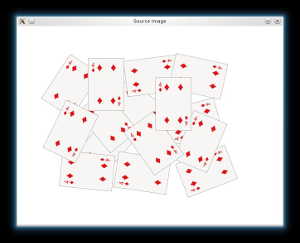
//> input picture day6/distance_transform/cards.jpeg, 300 x 243 px
$ ./DistanceTransformSegmentation cards.jpeg   (built with g++ and OpenCV 4)
//> lines starting //> are read from the running program, lines starting //| are printed output that depends on the picture; after the words box and inside, x2 and y2 are one past the last pixel; in counts of white or black regions, pixels touching at a corner belong together
#include <opencv2/imgcodecs.hpp>
#include <opencv2/imgproc.hpp>
#include <opencv2/highgui.hpp>
#include <iostream>

using namespace cv;
using namespace std;

int main(int argc, char* argv[]){
    CommandLineParser parser(argc, argv, "{@input | cards.jpeg | input image}");
    Mat src = imread(samples::findFile(parser.get<String>("@input")));
//> src is the input picture: 243 rows x 300 cols, CV_8UC3; mean B, G, R 193.9, 192.8, 193.3

    if(src.empty()){
        cout << "Could not open and find the image!\n" << endl;
        return -1;
    }

    imshow("Source", src);

    Mat mask;
    inRange(src, Scalar(255, 255, 255), Scalar(255, 255, 255), mask);
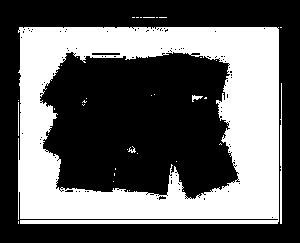
//> mask: 243 rows x 300 cols, CV_8UC1; 38.2% white; 37 white regions (32 under 20 px), largest, box (x1, y1, x2, y2) and area: (18, 27, 279, 224) 27452, (280, 83, 282, 224) 237, (192, 95, 203, 102) 38, (18, 102, 19, 136) 34, (128, 146, 136, 153) 24
    src.setTo(Scalar(0, 0, 0), mask);

    imshow("Black Background Image: ", src);

    Mat kernel  = (Mat_<float>(3, 3) <<
                    1, 1, 1,
                    1, -8, 1,
                    1, 1, 1);

    Mat imgLaplacian;
    filter2D(src, imgLaplacian, CV_32F, kernel);
    Mat sharp;
    src.convertTo(sharp, CV_32F);
    Mat imgResult = sharp - imgLaplacian;
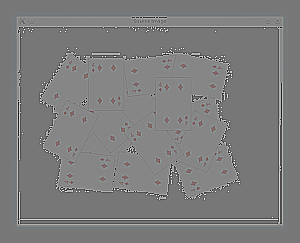
//> imgResult: 243 rows x 300 cols, CV_32FC3; mean B, G, R 96.5, 95.3, 95.9; drawn with min black and max white

    imgResult.convertTo(imgResult, CV_8UC3);
//> imgResult: 243 rows x 300 cols, CV_8UC3
    imgLaplacian.convertTo(imgLaplacian, CV_8UC3);
//> imgLaplacian: 243 rows x 300 cols, CV_8UC3

    // imshow("Laplacian Filter Image", imgLaplacian);
    imshow("Result Image", imgResult);

    Mat bw;
    cvtColor(imgResult, bw, COLOR_BGR2GRAY);
    threshold(bw, bw, 40, 255, THRESH_BINARY | THRESH_OTSU);
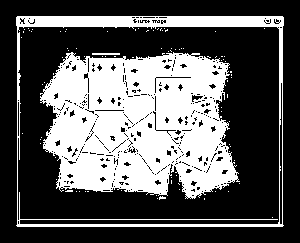
//> bw: 243 rows x 300 cols, CV_8UC1; 36.1% white; 92 white regions (89 under 20 px), largest, box (x1, y1, x2, y2) and area: (40, 52, 240, 199) 21279, (16, 16, 284, 227) 4841, (92, 53, 120, 55) 56
    // imshow("Binary Image: ", bw);

    Mat dist;
    distanceTransform(bw, dist, DIST_L2, 3);

    normalize(dist, dist, 0, 1.0, NORM_MINMAX);
    // imshow("Distance Transform Image: ", dist);

    threshold(dist, dist, 0.4, 1.0, THRESH_BINARY);
//> dist: 243 rows x 300 cols, CV_32FC1; values 0 (black) and 1 (white), 5.5% white; 17 white regions (4 under 20 px), largest, box (x1, y1, x2, y2) and area: (162, 91, 188, 116) 409, (95, 72, 121, 97) 397, (74, 159, 99, 185) 394

    Mat kernel1 = Mat::ones(3, 3, CV_8U);
    dilate(dist, dist, kernel1);
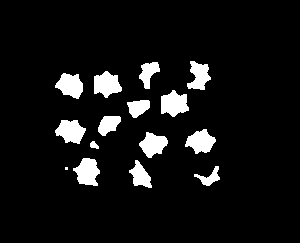
//> dist: 243 rows x 300 cols, CV_32FC1; values 0 (black) and 1 (white), 7.5% white; 15 white regions (1 under 20 px), largest, box (x1, y1, x2, y2) and area: (161, 90, 189, 117) 527, (94, 71, 122, 98) 511, (73, 158, 100, 186) 510
    // imshow("Peaks: ", dist);

    Mat dist_8u;
    dist.convertTo(dist_8u,CV_8U);
//> dist_8u: 243 rows x 300 cols, CV_8UC1; values 0 (black) and 1 (white), 7.5% white; 15 white regions (1 under 20 px)

    vector<vector<Point> > contours;
    findContours(dist_8u, contours, RETR_EXTERNAL, CHAIN_APPROX_SIMPLE);
//> contours = 15 contours, 1 with area under 20; largest, box (x1, y1, x2, y2) and area: (161, 90, 189, 117) 482, (94, 71, 122, 98) 468, (73, 158, 100, 186) 466, (55, 120, 86, 144) 458, (55, 73, 83, 99) 446

    Mat markers = Mat::zeros(dist.size(), CV_32S);

    for(size_t i = 0; i < contours.size(); i++){
        drawContours(markers, contours, static_cast<int>(i), Scalar(static_cast<int>(i) + 1), -1);
    }
//> this loop made 15 passes
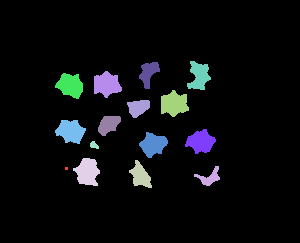
//> markers: 243 rows x 300 cols, CV_32SC1; 16 distinct labels, from 0 to 15; one colour per label, 0 black

    circle(markers, Point(5, 5), 3, Scalar(255), -1);
//> markers: 243 rows x 300 cols, CV_32SC1; 17 distinct labels, from 0 to 255
    Mat markers8u;
    markers.convertTo(markers8u, CV_8U, 10);
    // imshow("Markers", markers8u);

    watershed(imgResult, markers);
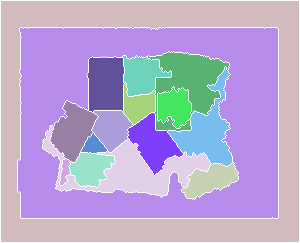
//> markers: 243 rows x 300 cols, CV_32SC1; 17 distinct labels, from -1 to 255; one colour per label, 0 black, -1 white
    Mat mark;
    markers.convertTo(mark, CV_8U);
    bitwise_not(mark, mark);
    imshow("markers2", mark);

    vector<Vec3b> colors;
    for(size_t i = 0; i < contours.size(); i++){
        int b = theRNG().uniform(0, 256);
        int g = theRNG().uniform(0, 256);
        int r = theRNG().uniform(0, 256);

        colors.push_back(Vec3b((uchar) b, (uchar) g, (uchar) r));
    }

    Mat dst = Mat::zeros(markers.size(), CV_8UC3);

    for(int i = 0; i < markers.rows; i++){
        for(int j = 0; j < markers.cols; j++){
            int index = markers.at<int>(i, j);
            if(index > 0 && index <= static_cast<int>(contours.size())){
                dst.at<Vec3b>(i, j) = colors[index-1];
            }

        }
    }
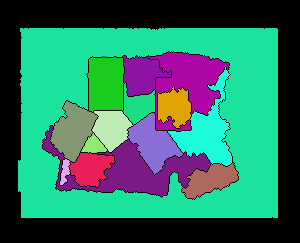
//> dst: 243 rows x 300 cols, CV_8UC3; mean B, G, R 96.3, 115.5, 45.6

    imshow("Final Result", dst);

    waitKey();
    return 0;
}
